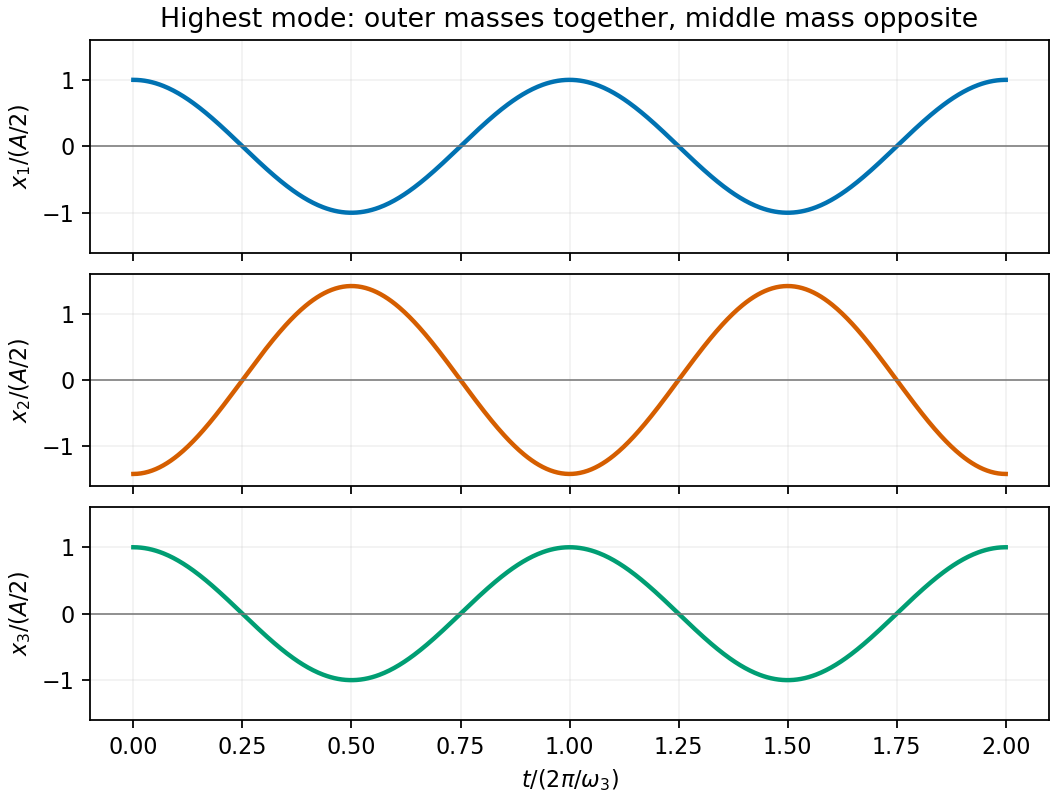

This chart was generated by the following Python code:
"""Original highest spring mode; Python 3.14, matplotlib 3.10.7, numpy 2.3.5.

The PNG is saved to cwd, normally the mirrored _media directory.
"""
from pathlib import Path
import matplotlib
matplotlib.use('Agg')
import matplotlib.pyplot as plt
import numpy as np

s=np.linspace(0,2,700)
curves=[np.cos(2*np.pi*s),-np.sqrt(2)*np.cos(2*np.pi*s),np.cos(2*np.pi*s)]
fig,axes=plt.subplots(3,1,figsize=(6.6,5.0),sharex=True,sharey=True,layout='constrained',facecolor='white')
for i,(ax,v,color) in enumerate(zip(axes,curves,['#0072b2','#d55e00','#009e73']),1):
    ax.plot(s,v,color=color,lw=2)
    ax.axhline(0,color='#777777',lw=.7)
    ax.set(ylabel=rf'$x_{i}/(A/2)$',ylim=(-1.6,1.6))
    ax.grid(alpha=.16)
axes[-1].set_xlabel(r'$t/(2\pi/\omega_3)$')
axes[0].set_title(r'Highest mode: outer masses together, middle mass opposite')
fig.savefig(Path(__file__).with_suffix('.png').name,dpi=160,facecolor='white')
